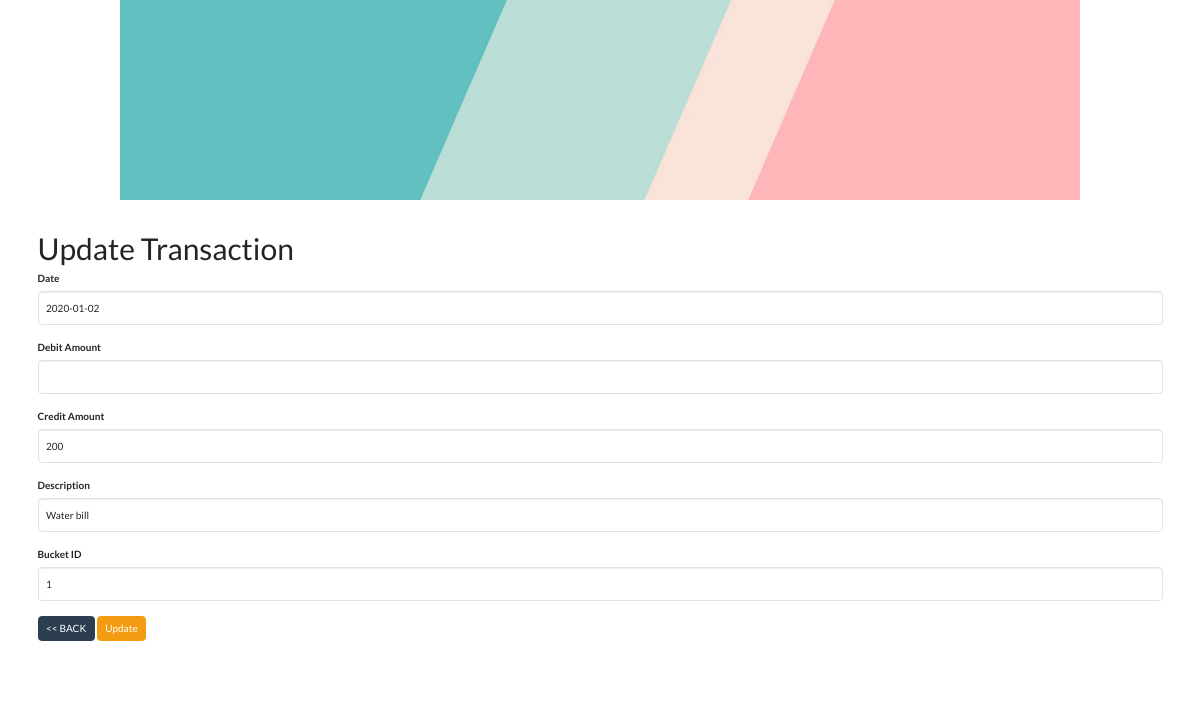
Page /actions/update/update_transaction.php?id=2 on the committed database.
### tables this page shows
CREATE TABLE transactions (
                transaction_id INTEGER PRIMARY KEY AUTOINCREMENT,
                date TEXT,
                credit REAL,
                debit REAL,
                description TEXT,
                bucket_id INTEGER,
                FOREIGN KEY (bucket_id) REFERENCES buckets(id)
            );

### src/classes/Transaction.php (called while the page is built, shortened)
<?php
class Transaction
{
  public static function findById($transactionId)
  {
    $db = Database::getConnection();
    $stmt = $db->prepare('SELECT * FROM transactions WHERE transaction_id = ?');
    $stmt->bindValue(1, $transactionId, SQLITE3_INTEGER);
    $result = $stmt->execute();
    return $result->fetchArray(SQLITE3_ASSOC);
  }
}

### src/actions/update/update_transaction.php (the view, shortened to what this page needs)
<?php
include($_SERVER['DOCUMENT_ROOT'] . "/inc_header.php");
if (isset($_GET['id'])) {
  $transactionId = $_GET['id'];
  $transaction = Transaction::findById($transactionId);
  if ($transaction) {
?>
    <h1>Update Transaction</h1>
    <form action="update_transaction_process.php" method="post">
      <div class="form-group">
        <label for="Date" class="control-label">Date</label>
        <input type="text" class="form-control" name="Date" id="Date" value="<?php echo $transaction['date']; ?>">
      </div>
      <div class="form-group">
        <label for="Debit" class="control-label">Debit Amount</label>
        <input type="number" step="0.01" class="form-control" name="Debit" id="Debit" value="<?php echo $transaction['debit']; ?>">
      </div>
      <div class="form-group">
        <label for="Credit" class="control-label">Credit Amount</label>
        <input type="number" step="0.01" class="form-control" name="Credit" id="Credit" value="<?php echo $transaction['credit']; ?>">
      </div>
      <div class="form-group">
        <label for="Description" class="control-label">Description</label>
        <input type="text" class="form-control" name="Description" id="Description" value="<?php echo $transaction['description']; ?>">
      </div>
      <div class="form-group">
        <label for="BucketId" class="control-label">Bucket ID</label>
        <input type="number" class="form-control" name="BucketId" id="BucketId" value="<?php echo $transaction['bucket_id']; ?>">
      </div>
      <div class="form-group">
        <a href="../../actions/display/display.php" class="btn btn-small btn-primary">&lt;&lt; BACK</a>
        <input type="submit" value="Update" name="submit" class="btn btn-warning">
      </div>
    </form>
<?php
  } else {
    echo "<p>Transaction with ID $transactionId not found.</p>";
  }
} else {
  echo "<p>No transaction ID provided.</p>";
}
include($_SERVER['DOCUMENT_ROOT'] . "/inc_footer.php");
?>

### rows in the picture
transactions: Date "2020-01-02", Credit "200", Description "Water bill", BucketId "1"
